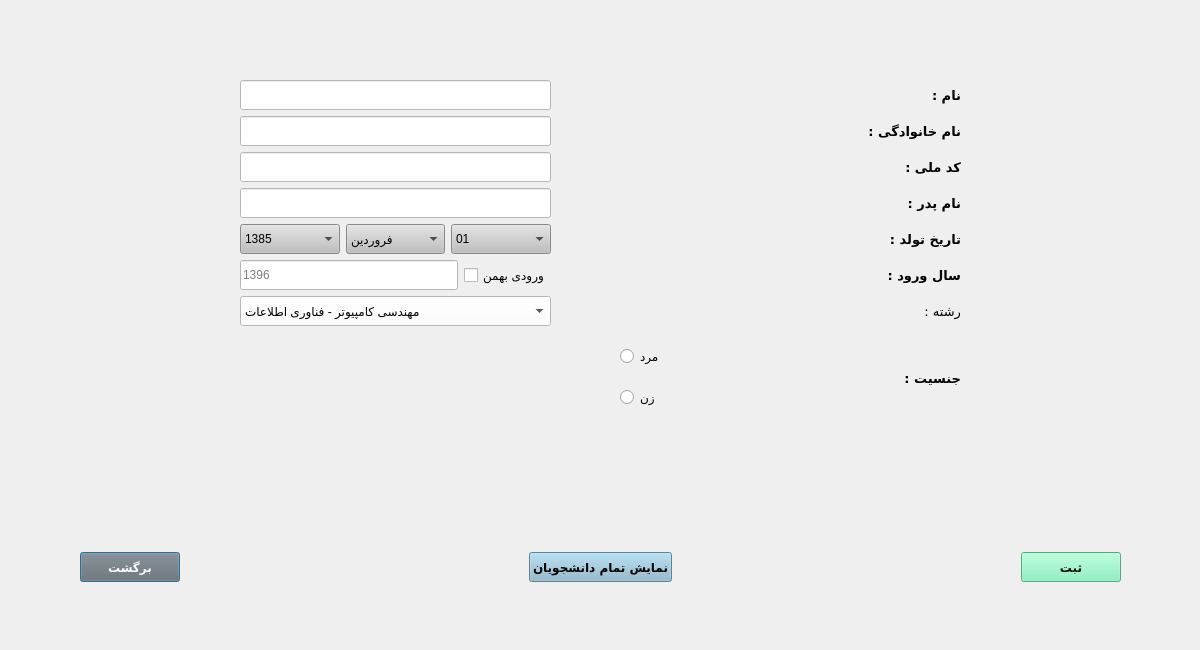
<?xml version="1.0" encoding="UTF-8"?>
<ui version="4.0">
 <class>AddStudentDialog</class>
 <widget class="QDialog" name="AddStudentDialog">
  <property name="geometry">
   <rect>
    <x>0</x>
    <y>0</y>
    <width>1200</width>
    <height>650</height>
   </rect>
  </property>
  <property name="windowTitle">
   <string>ثبت دانشجو</string>
  </property>
  <widget class="QWidget" name="layoutWidget">
   <property name="geometry">
    <rect>
     <x>80</x>
     <y>550</y>
     <width>1041</width>
     <height>35</height>
    </rect>
   </property>
   <layout class="QHBoxLayout" name="horizontalLayout_4">
    <item>
     <widget class="QPushButton" name="pushButton_back">
      <property name="minimumSize">
       <size>
        <width>100</width>
        <height>30</height>
       </size>
      </property>
      <property name="font">
       <font>
        <family>B Nazanin</family>
        <pointsize>9</pointsize>
        <weight>75</weight>
        <bold>true</bold>
       </font>
      </property>
      <property name="cursor">
       <cursorShape>PointingHandCursor</cursorShape>
      </property>
      <property name="styleSheet">
       <string notr="true">background-color : rgb(111, 111, 111);
color: white;</string>
      </property>
      <property name="text">
       <string>برگشت</string>
      </property>
     </widget>
    </item>
    <item>
     <spacer name="horizontalSpacer_6">
      <property name="orientation">
       <enum>Qt::Horizontal</enum>
      </property>
      <property name="sizeHint" stdset="0">
       <size>
        <width>40</width>
        <height>20</height>
       </size>
      </property>
     </spacer>
    </item>
    <item>
     <widget class="QPushButton" name="pushButton_showAllStu">
      <property name="minimumSize">
       <size>
        <width>100</width>
        <height>30</height>
       </size>
      </property>
      <property name="font">
       <font>
        <family>B Nazanin</family>
        <pointsize>9</pointsize>
        <weight>75</weight>
        <bold>true</bold>
       </font>
      </property>
      <property name="cursor">
       <cursorShape>PointingHandCursor</cursorShape>
      </property>
      <property name="styleSheet">
       <string notr="true">background-color:rgb(136, 182, 204)</string>
      </property>
      <property name="text">
       <string>نمایش تمام دانشجویان</string>
      </property>
     </widget>
    </item>
    <item>
     <spacer name="horizontalSpacer_7">
      <property name="orientation">
       <enum>Qt::Horizontal</enum>
      </property>
      <property name="sizeHint" stdset="0">
       <size>
        <width>40</width>
        <height>20</height>
       </size>
      </property>
     </spacer>
    </item>
    <item>
     <widget class="QPushButton" name="pushButton_add">
      <property name="minimumSize">
       <size>
        <width>100</width>
        <height>30</height>
       </size>
      </property>
      <property name="font">
       <font>
        <family>B Nazanin</family>
        <pointsize>9</pointsize>
        <weight>75</weight>
        <bold>true</bold>
       </font>
      </property>
      <property name="cursor">
       <cursorShape>PointingHandCursor</cursorShape>
      </property>
      <property name="styleSheet">
       <string notr="true">background-color:rgb(118, 240, 179)</string>
      </property>
      <property name="text">
       <string>ثبت</string>
      </property>
     </widget>
    </item>
   </layout>
  </widget>
  <widget class="QWidget" name="layoutWidget">
   <property name="geometry">
    <rect>
     <x>240</x>
     <y>80</y>
     <width>721</width>
     <height>344</height>
    </rect>
   </property>
   <property name="minimumSize">
    <size>
     <width>0</width>
     <height>0</height>
    </size>
   </property>
   <layout class="QVBoxLayout" name="verticalLayout_5">
    <item>
     <layout class="QHBoxLayout" name="horizontalLayout_5">
      <item>
       <layout class="QVBoxLayout" name="verticalLayout_4">
        <item>
         <widget class="QLineEdit" name="lineEdit_name">
          <property name="minimumSize">
           <size>
            <width>0</width>
            <height>30</height>
           </size>
          </property>
          <property name="styleSheet">
           <string notr="true">background-color: white;</string>
          </property>
         </widget>
        </item>
        <item>
         <widget class="QLineEdit" name="lineEdit_lastName">
          <property name="minimumSize">
           <size>
            <width>0</width>
            <height>30</height>
           </size>
          </property>
          <property name="styleSheet">
           <string notr="true">background-color: white;</string>
          </property>
         </widget>
        </item>
        <item>
         <widget class="QLineEdit" name="lineEdit_nationalCode">
          <property name="minimumSize">
           <size>
            <width>0</width>
            <height>30</height>
           </size>
          </property>
          <property name="maximumSize">
           <size>
            <width>16777215</width>
            <height>16777215</height>
           </size>
          </property>
          <property name="styleSheet">
           <string notr="true">background-color: white;</string>
          </property>
          <property name="maxLength">
           <number>10</number>
          </property>
         </widget>
        </item>
        <item>
         <widget class="QLineEdit" name="lineEdit_fathersName">
          <property name="minimumSize">
           <size>
            <width>0</width>
            <height>30</height>
           </size>
          </property>
          <property name="styleSheet">
           <string notr="true">background-color: white;</string>
          </property>
         </widget>
        </item>
        <item>
         <layout class="QHBoxLayout" name="horizontalLayout">
          <item>
           <widget class="QComboBox" name="comboBox_saal">
            <property name="minimumSize">
             <size>
              <width>0</width>
              <height>30</height>
             </size>
            </property>
            <property name="cursor">
             <cursorShape>PointingHandCursor</cursorShape>
            </property>
            <property name="styleSheet">
             <string notr="true">background-color: rgb(191, 191, 191);</string>
            </property>
            <item>
             <property name="text">
              <string>1385</string>
             </property>
            </item>
            <item>
             <property name="text">
              <string>1384</string>
             </property>
            </item>
            <item>
             <property name="text">
              <string>1383</string>
             </property>
            </item>
            <item>
             <property name="text">
              <string>1382</string>
             </property>
            </item>
            <item>
             <property name="text">
              <string>1381</string>
             </property>
            </item>
            <item>
             <property name="text">
              <string>1380</string>
             </property>
            </item>
            <item>
             <property name="text">
              <string>1379</string>
             </property>
            </item>
            <item>
             <property name="text">
              <string>1378</string>
             </property>
            </item>
            <item>
             <property name="text">
              <string>1377</string>
             </property>
            </item>
            <item>
             <property name="text">
              <string>1376</string>
             </property>
            </item>
            <item>
             <property name="text">
              <string>1375</string>
             </property>
            </item>
            <item>
             <property name="text">
              <string>1374</string>
             </property>
            </item>
            <item>
             <property name="text">
              <string>1373</string>
             </property>
            </item>
            <item>
             <property name="text">
              <string>1372</string>
             </property>
            </item>
            <item>
             <property name="text">
              <string>1371</string>
             </property>
            </item>
            <item>
             <property name="text">
              <string>1370</string>
             </property>
            </item>
            <item>
             <property name="text">
              <string>1369</string>
             </property>
            </item>
            <item>
             <property name="text">
              <string>1368</string>
             </property>
            </item>
            <item>
             <property name="text">
              <string>1367</string>
             </property>
            </item>
            <item>
             <property name="text">
              <string>1366</string>
             </property>
            </item>
            <item>
             <property name="text">
              <string>1365</string>
             </property>
            </item>
            <item>
             <property name="text">
              <string>1364</string>
             </property>
            </item>
            <item>
             <property name="text">
              <string>1363</string>
             </property>
            </item>
            <item>
             <property name="text">
              <string>1362</string>
             </property>
            </item>
            <item>
             <property name="text">
              <string>1361</string>
             </property>
            </item>
            <item>
             <property name="text">
              <string>1360</string>
             </property>
            </item>
            <item>
             <property name="text">
              <string>1359</string>
             </property>
            </item>
            <item>
             <property name="text">
              <string>1358</string>
             </property>
            </item>
            <item>
             <property name="text">
              <string>1357</string>
             </property>
            </item>
            <item>
             <property name="text">
              <string>1356</string>
             </property>
            </item>
            <item>
             <property name="text">
              <string>1355</string>
             </property>
            </item>
            <item>
             <property name="text">
              <string>1354</string>
             </property>
            </item>
            <item>
             <property name="text">
              <string>1353</string>
             </property>
            </item>
            <item>
             <property name="text">
              <string>1352</string>
             </property>
            </item>
            <item>
             <property name="text">
              <string>1351</string>
             </property>
            </item>
            <item>
             <property name="text">
              <string>1350</string>
             </property>
            </item>
           </widget>
          </item>
          <item>
           <widget class="QComboBox" name="comboBox_maah">
            <property name="minimumSize">
             <size>
              <width>65</width>
              <height>30</height>
             </size>
            </property>
            <property name="cursor">
             <cursorShape>PointingHandCursor</cursorShape>
            </property>
            <property name="styleSheet">
             <string notr="true">background-color: rgb(191, 191, 191);</string>
            </property>
            <property name="currentText">
             <string>فروردین</string>
            </property>
            <property name="maxVisibleItems">
             <number>13</number>
            </property>
            <property name="frame">
             <bool>true</bool>
            </property>
            <item>
             <property name="text">
              <string>فروردین</string>
             </property>
            </item>
            <item>
             <property name="text">
              <string>اردیبهشت</string>
             </property>
            </item>
            <item>
             <property name="text">
              <string>خرداد</string>
             </property>
            </item>
            <item>
             <property name="text">
              <string>تیر</string>
             </property>
            </item>
            <item>
             <property name="text">
              <string>مرداد</string>
             </property>
            </item>
            <item>
             <property name="text">
              <string>شهریور</string>
             </property>
            </item>
            <item>
             <property name="text">
              <string>مهر</string>
             </property>
            </item>
            <item>
             <property name="text">
              <string>آبان</string>
             </property>
            </item>
            <item>
             <property name="text">
              <string>آذر</string>
             </property>
            </item>
            <item>
             <property name="text">
              <string>دی</string>
             </property>
            </item>
            <item>
             <property name="text">
              <string>بهمن</string>
             </property>
            </item>
            <item>
             <property name="text">
              <string>اسفند</string>
             </property>
            </item>
           </widget>
          </item>
          <item>
           <widget class="QComboBox" name="comboBox_rouz">
            <property name="minimumSize">
             <size>
              <width>65</width>
              <height>30</height>
             </size>
            </property>
            <property name="sizeIncrement">
             <size>
              <width>0</width>
              <height>0</height>
             </size>
            </property>
            <property name="cursor">
             <cursorShape>PointingHandCursor</cursorShape>
            </property>
            <property name="styleSheet">
             <string notr="true">background-color: rgb(191, 191, 191);</string>
            </property>
            <property name="maxVisibleItems">
             <number>15</number>
            </property>
            <property name="frame">
             <bool>true</bool>
            </property>
            <item>
             <property name="text">
              <string>01</string>
             </property>
            </item>
            <item>
             <property name="text">
              <string>02</string>
             </property>
            </item>
            <item>
             <property name="text">
              <string>03</string>
             </property>
            </item>
            <item>
             <property name="text">
              <string>04</string>
             </property>
            </item>
            <item>
             <property name="text">
              <string>05</string>
             </property>
            </item>
            <item>
             <property name="text">
              <string>06</string>
             </property>
            </item>
            <item>
             <property name="text">
              <string>07</string>
             </property>
            </item>
            <item>
             <property name="text">
              <string>08</string>
             </property>
            </item>
            <item>
             <property name="text">
              <string>09</string>
             </property>
            </item>
            <item>
             <property name="text">
              <string>10</string>
             </property>
            </item>
            <item>
             <property name="text">
              <string>11</string>
             </property>
            </item>
            <item>
             <property name="text">
              <string>12</string>
             </property>
            </item>
            <item>
             <property name="text">
              <string>13</string>
             </property>
            </item>
            <item>
             <property name="text">
              <string>14</string>
             </property>
            </item>
            <item>
             <property name="text">
              <string>15</string>
             </property>
            </item>
            <item>
             <property name="text">
              <string>16</string>
             </property>
            </item>
            <item>
             <property name="text">
              <string>17</string>
             </property>
            </item>
            <item>
             <property name="text">
              <string>18</string>
             </property>
            </item>
            <item>
             <property name="text">
              <string>19</string>
             </property>
            </item>
            <item>
             <property name="text">
              <string>20</string>
             </property>
            </item>
            <item>
             <property name="text">
              <string>21</string>
             </property>
            </item>
            <item>
             <property name="text">
              <string>22</string>
             </property>
            </item>
            <item>
             <property name="text">
              <string>23</string>
             </property>
            </item>
            <item>
             <property name="text">
              <string>24</string>
             </property>
            </item>
            <item>
             <property name="text">
              <string>25</string>
             </property>
            </item>
            <item>
             <property name="text">
              <string>26</string>
             </property>
            </item>
            <item>
             <property name="text">
              <string>27</string>
             </property>
            </item>
            <item>
             <property name="text">
              <string>28</string>
             </property>
            </item>
            <item>
             <property name="text">
              <string>29</string>
             </property>
            </item>
            <item>
             <property name="text">
              <string>30</string>
             </property>
            </item>
            <item>
             <property name="text">
              <string>31</string>
             </property>
            </item>
           </widget>
          </item>
         </layout>
        </item>
        <item>
         <layout class="QHBoxLayout" name="horizontalLayout_2">
          <item>
           <widget class="QLineEdit" name="lineEdit_saalevoroud">
            <property name="minimumSize">
             <size>
              <width>0</width>
              <height>30</height>
             </size>
            </property>
            <property name="styleSheet">
             <string notr="true">background-color: white;</string>
            </property>
            <property name="maxLength">
             <number>4</number>
            </property>
            <property name="placeholderText">
             <string>1396</string>
            </property>
           </widget>
          </item>
          <item>
           <widget class="QCheckBox" name="checkBox_bahmani">
            <property name="minimumSize">
             <size>
              <width>0</width>
              <height>30</height>
             </size>
            </property>
            <property name="font">
             <font>
              <family>B Koodak</family>
             </font>
            </property>
            <property name="cursor">
             <cursorShape>PointingHandCursor</cursorShape>
            </property>
            <property name="text">
             <string>ورودی بهمن</string>
            </property>
           </widget>
          </item>
         </layout>
        </item>
        <item>
         <widget class="QComboBox" name="comboBox_field">
          <property name="minimumSize">
           <size>
            <width>100</width>
            <height>30</height>
           </size>
          </property>
          <property name="font">
           <font>
            <pointsize>9</pointsize>
           </font>
          </property>
          <property name="styleSheet">
           <string notr="true">background-color: white</string>
          </property>
          <property name="currentText">
           <string>مهندسی کامپیوتر - فناوری اطلاعات</string>
          </property>
          <property name="currentIndex">
           <number>0</number>
          </property>
          <property name="maxVisibleItems">
           <number>20</number>
          </property>
          <item>
           <property name="text">
            <string>مهندسی کامپیوتر - فناوری اطلاعات</string>
           </property>
          </item>
          <item>
           <property name="text">
            <string>مهندسی کامپیوتر - نرم افزار</string>
           </property>
          </item>
          <item>
           <property name="text">
            <string>مهندسی عمران</string>
           </property>
          </item>
          <item>
           <property name="text">
            <string>مهندسی صنایع</string>
           </property>
          </item>
          <item>
           <property name="text">
            <string>مهندسی مکانیک</string>
           </property>
          </item>
          <item>
           <property name="text">
            <string>مهندسی معماری</string>
           </property>
          </item>
          <item>
           <property name="text">
            <string>مهندسی پزشکی</string>
           </property>
          </item>
          <item>
           <property name="text">
            <string>مهندسی شیمی</string>
           </property>
          </item>
          <item>
           <property name="text">
            <string>مهندسی مخابرات</string>
           </property>
          </item>
          <item>
           <property name="text">
            <string>مهندسی مواد</string>
           </property>
          </item>
          <item>
           <property name="text">
            <string>مهندسی هوافضا</string>
           </property>
          </item>
         </widget>
        </item>
       </layout>
      </item>
      <item>
       <layout class="QVBoxLayout" name="verticalLayout_2">
        <item>
         <spacer name="horizontalSpacer">
          <property name="orientation">
           <enum>Qt::Horizontal</enum>
          </property>
          <property name="sizeType">
           <enum>QSizePolicy::Minimum</enum>
          </property>
          <property name="sizeHint" stdset="0">
           <size>
            <width>300</width>
            <height>20</height>
           </size>
          </property>
         </spacer>
        </item>
        <item>
         <spacer name="horizontalSpacer_8">
          <property name="orientation">
           <enum>Qt::Horizontal</enum>
          </property>
          <property name="sizeType">
           <enum>QSizePolicy::Minimum</enum>
          </property>
          <property name="sizeHint" stdset="0">
           <size>
            <width>300</width>
            <height>20</height>
           </size>
          </property>
         </spacer>
        </item>
        <item>
         <spacer name="horizontalSpacer_2">
          <property name="orientation">
           <enum>Qt::Horizontal</enum>
          </property>
          <property name="sizeType">
           <enum>QSizePolicy::Minimum</enum>
          </property>
          <property name="sizeHint" stdset="0">
           <size>
            <width>300</width>
            <height>20</height>
           </size>
          </property>
         </spacer>
        </item>
        <item>
         <spacer name="horizontalSpacer_3">
          <property name="orientation">
           <enum>Qt::Horizontal</enum>
          </property>
          <property name="sizeType">
           <enum>QSizePolicy::Minimum</enum>
          </property>
          <property name="sizeHint" stdset="0">
           <size>
            <width>300</width>
            <height>20</height>
           </size>
          </property>
         </spacer>
        </item>
        <item>
         <spacer name="horizontalSpacer_4">
          <property name="orientation">
           <enum>Qt::Horizontal</enum>
          </property>
          <property name="sizeType">
           <enum>QSizePolicy::Minimum</enum>
          </property>
          <property name="sizeHint" stdset="0">
           <size>
            <width>300</width>
            <height>20</height>
           </size>
          </property>
         </spacer>
        </item>
        <item>
         <spacer name="horizontalSpacer_5">
          <property name="orientation">
           <enum>Qt::Horizontal</enum>
          </property>
          <property name="sizeType">
           <enum>QSizePolicy::Minimum</enum>
          </property>
          <property name="sizeHint" stdset="0">
           <size>
            <width>300</width>
            <height>20</height>
           </size>
          </property>
         </spacer>
        </item>
        <item>
         <spacer name="horizontalSpacer_13">
          <property name="orientation">
           <enum>Qt::Horizontal</enum>
          </property>
          <property name="sizeHint" stdset="0">
           <size>
            <width>40</width>
            <height>20</height>
           </size>
          </property>
         </spacer>
        </item>
       </layout>
      </item>
      <item>
       <layout class="QVBoxLayout" name="verticalLayout">
        <item>
         <widget class="QLabel" name="label">
          <property name="font">
           <font>
            <family>B Koodak</family>
            <pointsize>10</pointsize>
            <weight>75</weight>
            <bold>true</bold>
           </font>
          </property>
          <property name="text">
           <string>نام :</string>
          </property>
         </widget>
        </item>
        <item>
         <widget class="QLabel" name="label_2">
          <property name="font">
           <font>
            <family>B Koodak</family>
            <pointsize>10</pointsize>
            <weight>75</weight>
            <bold>true</bold>
           </font>
          </property>
          <property name="text">
           <string>نام خانوادگی :</string>
          </property>
         </widget>
        </item>
        <item>
         <widget class="QLabel" name="label_4">
          <property name="font">
           <font>
            <family>B Koodak</family>
            <pointsize>10</pointsize>
            <weight>75</weight>
            <bold>true</bold>
           </font>
          </property>
          <property name="text">
           <string>کد ملی :</string>
          </property>
         </widget>
        </item>
        <item>
         <widget class="QLabel" name="label_3">
          <property name="font">
           <font>
            <family>B Koodak</family>
            <pointsize>10</pointsize>
            <weight>75</weight>
            <bold>true</bold>
           </font>
          </property>
          <property name="text">
           <string>نام پدر :</string>
          </property>
         </widget>
        </item>
        <item>
         <widget class="QLabel" name="label_7">
          <property name="font">
           <font>
            <family>B Koodak</family>
            <pointsize>10</pointsize>
            <weight>75</weight>
            <bold>true</bold>
           </font>
          </property>
          <property name="text">
           <string>تاریخ تولد :</string>
          </property>
         </widget>
        </item>
        <item>
         <widget class="QLabel" name="label_6">
          <property name="font">
           <font>
            <family>B Koodak</family>
            <pointsize>10</pointsize>
            <weight>75</weight>
            <bold>true</bold>
           </font>
          </property>
          <property name="text">
           <string>سال ورود :</string>
          </property>
         </widget>
        </item>
        <item>
         <widget class="QLabel" name="label_8">
          <property name="font">
           <font>
            <family>B Koodak</family>
            <pointsize>10</pointsize>
           </font>
          </property>
          <property name="text">
           <string>رشته :</string>
          </property>
         </widget>
        </item>
       </layout>
      </item>
     </layout>
    </item>
    <item>
     <layout class="QHBoxLayout" name="horizontalLayout_3">
      <item>
       <spacer name="horizontalSpacer_11">
        <property name="orientation">
         <enum>Qt::Horizontal</enum>
        </property>
        <property name="sizeType">
         <enum>QSizePolicy::Minimum</enum>
        </property>
        <property name="sizeHint" stdset="0">
         <size>
          <width>380</width>
          <height>20</height>
         </size>
        </property>
       </spacer>
      </item>
      <item>
       <layout class="QVBoxLayout" name="verticalLayout_3">
        <item>
         <widget class="QRadioButton" name="radioButton_male">
          <property name="font">
           <font>
            <family>B Koodak</family>
            <pointsize>9</pointsize>
           </font>
          </property>
          <property name="cursor">
           <cursorShape>PointingHandCursor</cursorShape>
          </property>
          <property name="text">
           <string>مرد</string>
          </property>
         </widget>
        </item>
        <item>
         <widget class="QRadioButton" name="radioButton_female">
          <property name="font">
           <font>
            <family>B Koodak</family>
            <pointsize>9</pointsize>
           </font>
          </property>
          <property name="cursor">
           <cursorShape>PointingHandCursor</cursorShape>
          </property>
          <property name="text">
           <string>زن</string>
          </property>
         </widget>
        </item>
       </layout>
      </item>
      <item>
       <spacer name="horizontalSpacer_9">
        <property name="orientation">
         <enum>Qt::Horizontal</enum>
        </property>
        <property name="sizeType">
         <enum>QSizePolicy::Minimum</enum>
        </property>
        <property name="sizeHint" stdset="0">
         <size>
          <width>140</width>
          <height>20</height>
         </size>
        </property>
       </spacer>
      </item>
      <item>
       <widget class="QLabel" name="label_5">
        <property name="minimumSize">
         <size>
          <width>0</width>
          <height>0</height>
         </size>
        </property>
        <property name="font">
         <font>
          <family>B Koodak</family>
          <pointsize>10</pointsize>
          <weight>75</weight>
          <bold>true</bold>
         </font>
        </property>
        <property name="text">
         <string>جنسیت :</string>
        </property>
       </widget>
      </item>
     </layout>
    </item>
   </layout>
  </widget>
 </widget>
 <tabstops>
  <tabstop>lineEdit_name</tabstop>
  <tabstop>lineEdit_lastName</tabstop>
  <tabstop>lineEdit_nationalCode</tabstop>
  <tabstop>comboBox_rouz</tabstop>
  <tabstop>comboBox_maah</tabstop>
  <tabstop>comboBox_saal</tabstop>
  <tabstop>lineEdit_saalevoroud</tabstop>
  <tabstop>checkBox_bahmani</tabstop>
  <tabstop>comboBox_field</tabstop>
  <tabstop>radioButton_male</tabstop>
  <tabstop>radioButton_female</tabstop>
  <tabstop>pushButton_add</tabstop>
  <tabstop>pushButton_showAllStu</tabstop>
  <tabstop>pushButton_back</tabstop>
 </tabstops>
 <resources/>
 <connections>
  <connection>
   <sender>pushButton_back</sender>
   <signal>clicked()</signal>
   <receiver>AddStudentDialog</receiver>
   <slot>close()</slot>
   <hints>
    <hint type="sourcelabel">
     <x>180</x>
     <y>551</y>
    </hint>
    <hint type="destinationlabel">
     <x>85</x>
     <y>438</y>
    </hint>
   </hints>
  </connection>
 </connections>
</ui>
